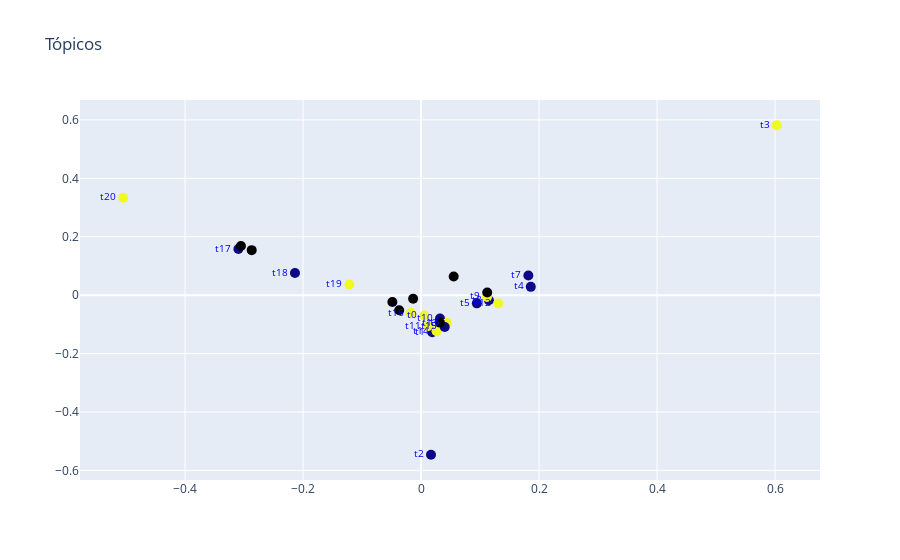

The code cell stored with this chart in its notebook:
### Code cell
fig = go.Figure()
fig.add_trace(go.Scatter(
    x = pca_tfidf[:,0], y = pca_tfidf[:,1],
    mode ='markers+text',
    text = ['t' + str(i) for i in range(len(train))],
    marker = dict(
        size = 10,
        color = y_train.values.astype(int),
    ),
    textposition="middle left",
    textfont=dict(
        size=10,
        color="Blue"
    )
))
fig.update_layout(title='Tópicos', xaxis_zeroline=True)

fig.show()

### Figure 1 — Plotly figure (JSON) as saved in the notebook; plotly's stock layout.template omitted (floating-point values rounded to 4 significant figures)
{"data": [{"marker": {"color": [1, 0, 0, 1, 0, 0, 1, 0, 0, 1, 0, 1, 1, 1, 1, 0, 1, 0, 0, 1, 1], "size": 10}, "mode": "markers+text", "text": ["t0", "t1", "t2", "t3", "t4", "t5", "t6", "t7", "t8", "t9", "t10", "t11", "t12", "t13", "t14", "t15", "t16", "t17", "t18", "t19", "t20"], "textfont": {"color": "Blue", "size": 10}, "textposition": "middle left", "type": "scatter", "x": [0.00557, 0.01896, 0.01688, 0.6029, 0.186, 0.09458, 0.04356, 0.1819, 0.115, 0.1118, 0.03211, 0.01152, 0.1308, 0.04041, 0.02627, 0.04012, -0.01707, -0.3096, -0.2137, -0.1215, -0.5048, -0.03702, 0.05533, 0.03201, -0.04855, 0.1122, -0.01343, -0.3053, -0.2871], "y": [-0.06999, -0.1272, -0.5465, 0.5819, 0.02846, -0.02809, -0.09481, 0.06711, -0.01713, -0.006029, -0.08014, -0.1063, -0.02839, -0.09796, -0.1236, -0.1088, -0.06143, 0.1579, 0.07578, 0.03669, 0.3337, -0.05158, 0.06401, -0.09391, -0.0231, 0.009344, -0.0125, 0.1682, 0.1542]}], "layout": {"autosize": true, "title": {"text": "Tópicos"}, "xaxis": {"autorange": true, "range": [-0.5876, 0.6857], "type": "linear", "zeroline": true}, "yaxis": {"autorange": true, "range": [-0.6432, 0.6786], "type": "linear"}}}
